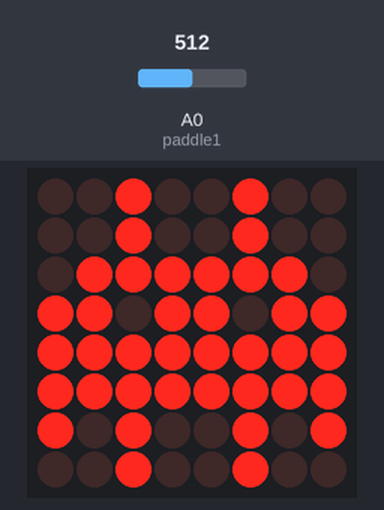
Bench run of a sketch on a simulated Arduino Pro Mini, built with avr-gcc and run on an emulated ATmega328P. Parts: 8×8 LED matrix. Inputs (shaded band) come from the test bench; at power-on: A0 (paddle1) = 512. Random numbers use the default seed unless the sketch sets one.

Above: at 1.5 s.
At 4.9 s:
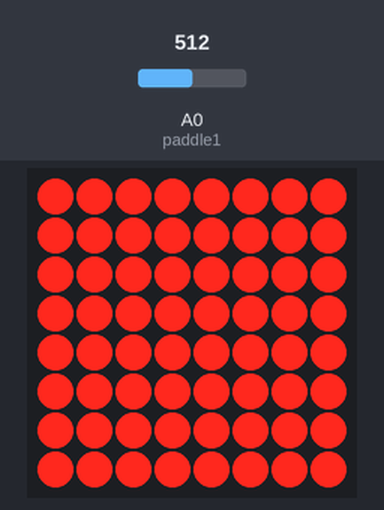
5.0 s: A0 (paddle1) set to 676
At 6.44 s:
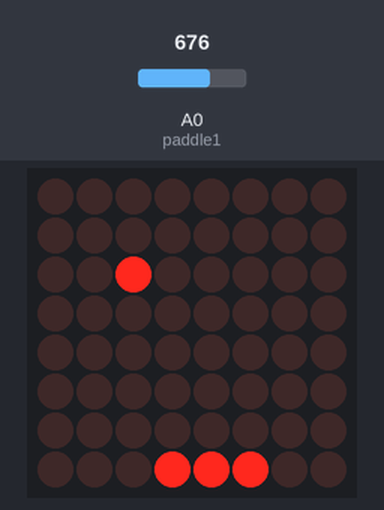
8.6 s: A0 (paddle1) set to 704
12.3 s: A0 (paddle1) set to 375
At 12.73 s:
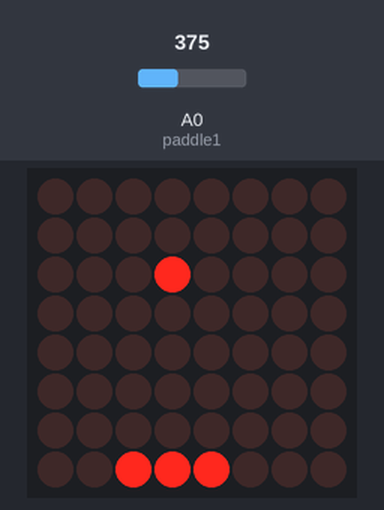
15.2 s: A0 (paddle1) set to 347
18.9 s: A0 (paddle1) set to 716
At 19.31 s:
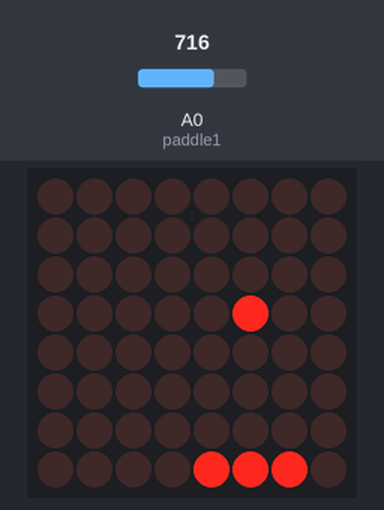
21.5 s: A0 (paddle1) set to 900
At 21.68 s:
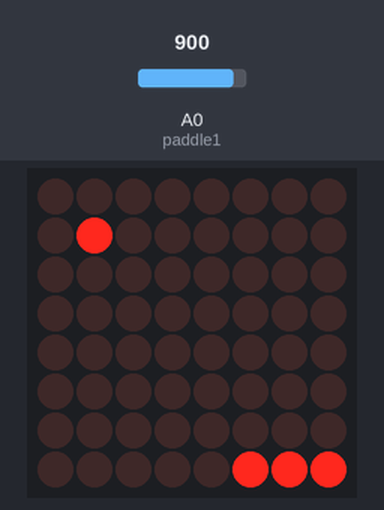
Timing chart, 0 to 24.5 s (numbered marks = the images above; inputs shaded):
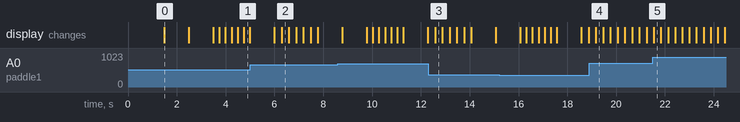

The sketch:

projeto-ping-pong.ino
```cpp
#include <LedControl.h>

int DIN = 12;
int CS =  10;
int CLK = 11;

LedControl myMatrix = LedControl(DIN, CLK, CS, 1);

int column = 1, row = random(8) + 1; // decide em que ponto a bola deve iniciar
int directionX = 1, directionY = 1;  // certifica-se de que ela vai primeiro da esquerda para a direita
int paddle1 = A0, paddle1Val;        // pino e valor do potenciômetro
int speed = 300;                     // velocidade
int counter = 0, mult = 10;          // variáveis auxiliares para controle de velocidade
unsigned long delayTime = 500;       // Tempo de espera para os caracteres

byte smile[] = {
  B00111100,
  B01000010,
  B10100101,
  B10000001,
  B10100101,
  B10011001,
  B01000010,
  B00111100
};

//Caracteres para o Game Over
byte invaders1a[] =
{
  B00100100,
  B00100100,
  B01111110,
  B11011011,
  B11111111,
  B11111111,
  B10100101,
  B00100100
};

byte invaders1b[] =
{
  B00100100,
  B10100101,
  B11111111,
  B11011011,
  B11111111,
  B01111110,
  B00100100,
  B01000010
};

void setup()
{
  myMatrix.shutdown(0, false); // habilita o display
  myMatrix.setIntensity(0, 1); // define o brilho dos leds
  myMatrix.clearDisplay(0);    // limpa o display
  randomSeed(analogRead(0));   // cria séries genuinamente aleatórias
} // end setup

void loop()
{
  paddle1Val = analogRead(paddle1);              //lê valor do potenciômetro
  paddle1Val = map(paddle1Val, 200, 1024, 1, 6); //mapeia valor entre 1 e 6

  column += directionX;     //atualiza valor da coluna
  row += directionY;        //atualiza valor da linha

  //verifica se boa atingiu a raquete
  if (column == 6 && directionX == 1 && (paddle1Val == row || paddle1Val + 1 == row
                                         || paddle1Val + 2 == row))
  {
    directionX = -1; //rebate bola
  }

  //verica se bola atingiu paredes: topo, base ou lateral esquerda
  if (column == 0 && directionX == -1 )
  {
    directionX = 1;
  }
  if (row == 7 && directionY == 1 )
  {
    directionY = -1;
  }
  if (row == 0 && directionY == -1 )
  {
    directionY = 1;
  }

  //caso tenha atingido a coluna 7, significa que ultrapassou a raquete
  if (column == 7)
  {
    gameOver();  //chama a função gameOver, para finalizar o jogo
  }

  myMatrix.clearDisplay(0); // limpa a tela para o próximo quadro de animação
  myMatrix.setLed(0, column, row, HIGH);            //desenha bola na linha e coluna atual

  //desenha raquete na coluna 7
  myMatrix.setLed(0, 7, paddle1Val, HIGH);
  myMatrix.setLed(0, 7, paddle1Val + 1, HIGH);
  myMatrix.setLed(0, 7, paddle1Val + 2, HIGH);

  if (!(counter % mult))
  {
    speed -= 5;
    mult * mult;
  }
  delay(speed);
  counter++;
} //end loop

void gameOver()
{
  setSprite(invaders1a); // exibe carinha triste
  delay(1000);
  myMatrix.clearDisplay(0);
  setSprite(invaders1b); // exibe carinha triste
  delay(1000);
  myMatrix.clearDisplay(0);

  newGame();
}

void newGame()
{
  for (byte x = 0; x < 3; x++)
  {
    myMatrix.clearDisplay(0);
    delay(250);
    for (int y = 0; y < 8; y++)
    {
      myMatrix.setRow(0, y, 255);
    }
    delay(250);
  } //end for

  setSprite(smile); // exibe carinha com riso
  delay(1000);
  myMatrix.clearDisplay(0);

  counter = 0;  //reinicia todos os valores
  speed = 300;
  column = 1;
  row = random(8) + 1;
} //end newGame

void setSprite(byte sprite[])
{
  for (byte r = 0; r < 8; r++)
  {
    myMatrix.setRow(0, r, sprite[r]);
  }
} // end setSprite
```

Measured:
- what the display in image 0 shows lasts 1.0 s, from 1.5 s to 2.5 s
